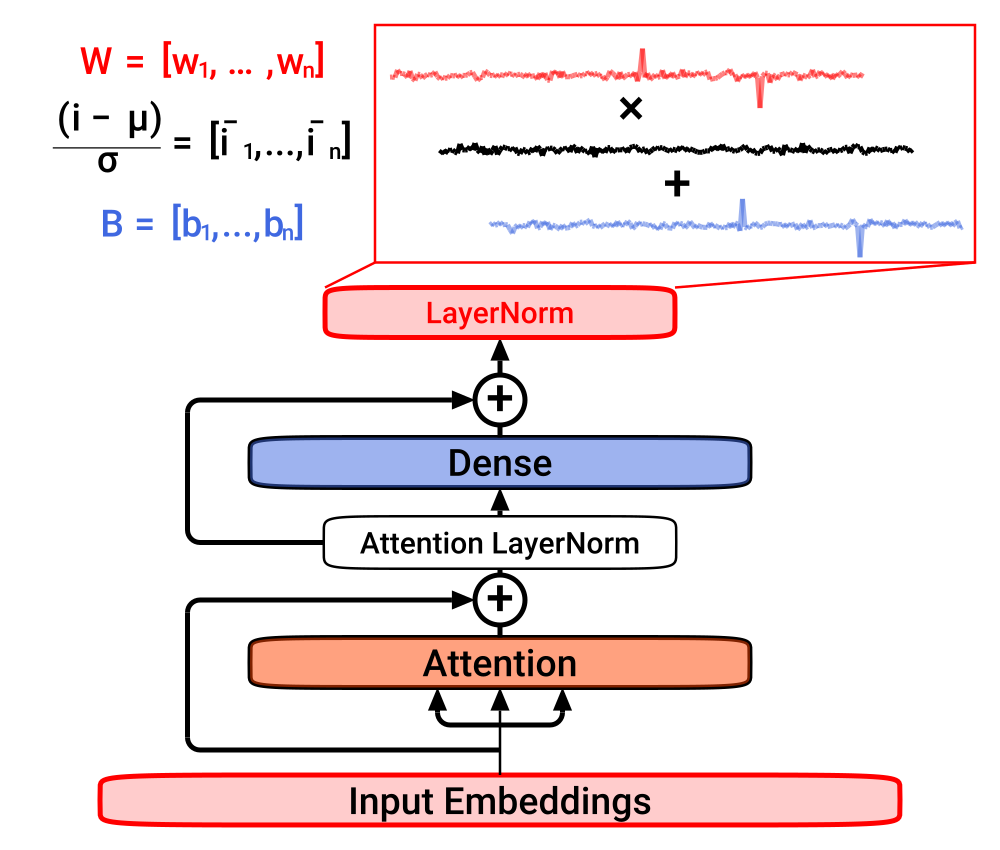

Source code (Julia):
### A Pluto.jl notebook ###
# v0.19.31

using Markdown
using InteractiveUtils

# ╔═╡ a5e7266a-4a1f-11ed-1005-2b4e4e0838b1
begin
	using Luxor, Random, MathTeXEngine, Colors
	import CairoMakie
end

# ╔═╡ be16be98-fe88-4d94-8cc8-4ef0e11a5dd9
hsize = 400

# ╔═╡ 674bc9ac-bc97-4101-a4e0-dab397a92cc9
vsize = 340

# ╔═╡ dbb3b946-0181-409f-81f0-6a4d623c1e21
bkgr = "white"

# ╔═╡ 12a0902c-4a6e-4b7b-a77b-e1bb9144e809
antibkgr = bkgr == "black" ? "white" : "black"

# ╔═╡ 2003bb87-023a-45a9-b5df-74c3418d7633
output_file_name = bkgr == "black" ? "_black" : ""

# ╔═╡ b1e04f97-627e-4802-bd80-557aa6b7c281
v = @svg begin

	# background(RGBA(0, 0, 0, 0))
	background(bkgr)
	# hue = sethue("green")
	# squircle(O - (0, 20), 155, 140, action=:stroke, rt=0.1)
	# setcolor(hue..., 0.2)
	# squircle(O - (0, 20), 155, 140, action=:fill, rt=0.1)
	
	p1 = Point(0, vsize ÷ 2)
	hue = sethue("red")
	squircle(p1-(0, 20), 160, 10, action=:stroke, rt=0.2)
	setcolor(hue..., 0.2)
	squircle(p1-(0, 20), 160, 10, action=:fill, rt=0.2)
	fontsize(15)
	setcolor(antibkgr)
	text("Input Embeddings", p1 - (0, 20), halign=:center, valign=:middle)
	# text("Embeddings", p1 + (0, 15), halign=:center, valign=:middle)

	line(p1 - (20, 50), p1 + (20, -50), action=:stroke)
	arc(p1 - (20, 55), 5, π/2, π, action=:stroke)
	arrow(p1 - (25, 55), p1 - (25, 65), linewidth=2)
	arc(p1 + (20, -55), 5, 0, π/2, action=:stroke)
	arrow(p1 + (25, -55), p1 + (25, -65), linewidth=2)
	
	line(p1 - (0, 40), p1 - (120, 40), action=:stroke)
	arc(p1 - (120, 45), 5, π/2, π, action=:stroke)
	line(p1 - (125, 45), p1 - (125, 95), action=:stroke)
	arc(p1 - (120, 95), 5, π, 3π/2, action=:stroke)
	arrow(p1 - (120, 100), p1 - (10, 100), linewidth=2)
	
	
	p2 = p1 - (0, 95)
	arrow(p2 + (0, 65), p2 + (0, 30))
	squircle(p2 + (0, 20), 100, 10, action=:stroke, rt=0.2)
	setcolor(sethue("orangered")..., 0.5)
	squircle(p2 + (0, 20), 100, 10, action=:fill, rt=0.2)
	setcolor(antibkgr)
	text("Attention", p2 + (0, 20), halign=:center, valign=:middle)
	squircle(p2 - (0, 60), 100, 10, action=:stroke, rt=0.2)
	setcolor(sethue("royalblue")..., 0.5)
	squircle(p2 - (0, 60), 100, 10, action=:fill, rt=0.2)
	setcolor(antibkgr)
	text("Dense", p2 - (0, 60), halign=:center, valign=:middle)
	arrow(p2 + (0, 10), p2 - (0, 50), linewidth=2)
	setcolor(bkgr)
	circle(p2 - (0, 5), 10, action=:fill)
	setcolor(antibkgr)
	circle(p2 - (0, 5), 10, action=:stroke)
	fontsize(20)
	text("+", p2 - (0, 5), halign=:center, valign=:middle)

	

	p4 = p2 + (0, 30)
	line(p4 - (0, 58), p4 - (120, 58), action=:stroke)
	squircle(p4 - (0, 58), 70, 10, action=:stroke, rt=0.2)
	sethue(bkgr)
	squircle(p4 - (0, 58), 70, 10, action=:fill, rt=0.2)
	sethue(antibkgr)
	fontsize(12)
	text("Attention LayerNorm", p4 - (0, 58), halign=:center, valign=:middle)
	strokepath()
	arc(p4 - (120, 63), 5, π/2, π, action=:stroke)
	line(p4 - (125, 63), p4 - (125, 110), action=:stroke)
	arc(p4 - (120, 110), 5, π, 3π/2, action=:stroke)
	arrow(p4 - (120, 115), p4 - (10, 115), linewidth=2)

	p5 = p4 - (0, 150)
	
	arrow(p4 - (0, 100), p5 + (0, 10), linewidth=2)
	setcolor(bkgr)
	circle(p4 - (0, 115), 10, action=:fill)
	setcolor(antibkgr)
	circle(p4 - (0, 115), 10, action=:stroke)
	fontsize(20)
	text("+", p4 - (0, 115), halign=:center, valign=:middle)

	
	
	hue = sethue("red")

	squircle(p5, 70, 10, action=:stroke, rt=0.2)
	fontsize(12)
	text("LayerNorm", p5, halign=:center, valign=:middle)
	setcolor(hue..., 0.2)
	squircle(p5, 70, 10, action=:fill, rt=0.2)
	setcolor(antibkgr)
	

	setline(1)
	setcolor("red")
	box(p5 - (50, 115), p5 + (190, -20), action=:stroke)
	line(p5 - (50, 20), p5 - (70, 10), action=:stroke)
	line(p5 + (190, -20), p5 + (70, -10), action=:stroke)

	setline(2)
	c1 = "red"
	c2 = "royalblue"
	c3 = antibkgr
	some_points_1 = [p5 + (-25 + i, -65+randn()) for i in 1:190]
	some_points_1[102] -= (0, 10)
	some_points_1[149] += (0, 13)
	some_points_2 = [p5 + (-25 + i, -65+randn()) for i in 1:190]
	some_points_2[102] -= (0, 10)
	some_points_2[149] += (0, 13)
	some_points_3 = [p5 + (-25 + i, -65+randn()) for i in 1:190]
	for i in 1:length(some_points_1)-1
		setcolor(sethue(c1)..., 0.5)
		shift1 = (20, 30)
		line(some_points_1[i] - shift1, some_points_1[i+1] - shift1, action=:stroke)
		setcolor(sethue(c2)..., 0.5)
		shift2 = (20, 30)
		line(some_points_2[i] + shift2, some_points_2[i+1] + shift2, action=:stroke)
		setcolor(sethue(c3))
		line(some_points_3[i], some_points_3[i+1], action=:stroke)
	end
	fontsize(20)
	setcolor(sethue(antibkgr)...)
	text(L"\times", p5 + (50, -80), halign=:center, valign=:middle)
	text(L"+", p5 + (70, -50), halign=:center, valign=:middle)
	fontsize(15)
	setcolor(sethue(c1)...)
	text(L"W = \left[w_1, \dots, w_n\right]", p5 - (120, 100), halign=:center, valign=:middle)
	setcolor(sethue(c3)...)
	text(L"\frac{(i-\mu)}{\sigma} = \left[\bar{i}_1, ..., \bar{i}_n\right]", p5 - (120, 70), halign=:center, valign=:middle)
	setcolor(sethue(c2)...)
	text(L"B = \left[b_1, ..., b_n\right]", p5 - (120, 35), halign=:center, valign=:middle)

	
end hsize vsize "outliers_sketch$(output_file_name).svg"

# ╔═╡ 962e67bd-a050-4281-88ce-a837029d18a8
@draw begin
origin()
background("grey6")
fontsize(26)
sethue("white")
t₁ = L"e^{i\pi} + 1 = 0"
t₂ = L"e^x = \sum^\infty_{n=0} \frac{x^n}{n!} = \lim_{n\to\infty}(1+\frac{x}{n})^n"
t₃ = L"\cos(\theta)"

text(t₁, Point(0, -100), halign=:center, valign=:baseline, angle=0)
text(t₂, Point(0, -20), halign=:center, valign=:top, angle=0)

line(Point(0, 132), Point(50, 132), action = :stroke)
line(Point(0, 132), Point(50cos(π/4), 132 - 50sin(π/4)), action = :stroke)

fontsize(18)
text(t₃, Point(0, 120), halign = :left, valign = :baseline, angle = -π/4, rotationfixed = false)
finish()
end 600 400

# ╔═╡ 21edfa89-8182-417f-b4bd-3bc4500b9a07
L"Bias: [w_1, ..., w_n]"

# ╔═╡ 00000000-0000-0000-0000-000000000001
PLUTO_PROJECT_TOML_CONTENTS = """
[deps]
CairoMakie = "13f3f980-e62b-5c42-98c6-ff1f3baf88f0"
Colors = "5ae59095-9a9b-59fe-a467-6f913c188581"
Luxor = "ae8d54c2-7ccd-5906-9d76-62fc9837b5bc"
MathTeXEngine = "0a4f8689-d25c-4efe-a92b-7142dfc1aa53"
Random = "9a3f8284-a2c9-5f02-9a11-845980a1fd5c"

[compat]
CairoMakie = "~0.10.11"
Colors = "~0.12.10"
Luxor = "~3.8.0"
MathTeXEngine = "~0.5.6"
"""

# ╔═╡ 00000000-0000-0000-0000-000000000002
PLUTO_MANIFEST_TOML_CONTENTS = """
# This file is machine-generated - editing it directly is not advised

julia_version = "1.9.2"
manifest_format = "2.0"
project_hash = "4f1c28f1ba047fe180121d090e27bad21b96e97f"

[[deps.AbstractFFTs]]
deps = ["LinearAlgebra"]
git-tree-sha1 = "d92ad398961a3ed262d8bf04a1a2b8340f915fef"
uuid = "621f4979-c628-5d54-868e-fcf4e3e8185c"
version = "1.5.0"
weakdeps = ["ChainRulesCore", "Test"]

    [deps.AbstractFFTs.extensions]
    AbstractFFTsChainRulesCoreExt = "ChainRulesCore"
    AbstractFFTsTestExt = "Test"

[[deps.AbstractLattices]]
git-tree-sha1 = "f35684b7349da49fcc8a9e520e30e45dbb077166"
uuid = "398f06c4-4d28-53ec-89ca-5b2656b7603d"
version = "0.2.1"

[[deps.AbstractTrees]]
git-tree-sha1 = "faa260e4cb5aba097a73fab382dd4b5819d8ec8c"
uuid = "1520ce14-60c1-5f80-bbc7-55ef81b5835c"
version = "0.4.4"

[[deps.Adapt]]
deps = ["LinearAlgebra", "Requires"]
git-tree-sha1 = "02f731463748db57cc2ebfbd9fbc9ce8280d3433"
uuid = "79e6a3ab-5dfb-504d-930d-738a2a938a0e"
version = "3.7.1"
weakdeps = ["StaticArrays"]

    [deps.Adapt.extensions]
    AdaptStaticArraysExt = "StaticArrays"

[[deps.Animations]]
deps = ["Colors"]
git-tree-sha1 = "e81c509d2c8e49592413bfb0bb3b08150056c79d"
uuid = "27a7e980-b3e6-11e9-2bcd-0b925532e340"
version = "0.4.1"

[[deps.ArgTools]]
uuid = "0dad84c5-d112-42e6-8d28-ef12dabb789f"
version = "1.1.1"

[[deps.ArrayInterface]]
deps = ["Adapt", "LinearAlgebra", "Requires", "SparseArrays", "SuiteSparse"]
git-tree-sha1 = "eba0af42241f0cb648806604222bab1e064edb67"
uuid = "4fba245c-0d91-5ea0-9b3e-6abc04ee57a9"
version = "7.5.0"

    [deps.ArrayInterface.extensions]
    ArrayInterfaceBandedMatricesExt = "BandedMatrices"
    ArrayInterfaceBlockBandedMatricesExt = "BlockBandedMatrices"
    ArrayInterfaceCUDAExt = "CUDA"
    ArrayInterfaceGPUArraysCoreExt = "GPUArraysCore"
    ArrayInterfaceStaticArraysCoreExt = "StaticArraysCore"
    ArrayInterfaceTrackerExt = "Tracker"

    [deps.ArrayInterface.weakdeps]
    BandedMatrices = "aae01518-5342-5314-be14-df237901396f"
    BlockBandedMatrices = "ffab5731-97b5-5995-9138-79e8c1846df0"
    CUDA = "052768ef-5323-5732-b1bb-66c8b64840ba"
    GPUArraysCore = "46192b85-c4d5-4398-a991-12ede77f4527"
    StaticArraysCore = "1e83bf80-4336-4d27-bf5d-d5a4f845583c"
    Tracker = "9f7883ad-71c0-57eb-9f7f-b5c9e6d3789c"

[[deps.Artifacts]]
uuid = "56f22d72-fd6d-98f1-02f0-08ddc0907c33"

[[deps.Automa]]
deps = ["TranscodingStreams"]
git-tree-sha1 = "ef9997b3d5547c48b41c7bd8899e812a917b409d"
uuid = "67c07d97-cdcb-5c2c-af73-a7f9c32a568b"
version = "0.8.4"

[[deps.AxisAlgorithms]]
deps = ["LinearAlgebra", "Random", "SparseArrays", "WoodburyMatrices"]
git-tree-sha1 = "66771c8d21c8ff5e3a93379480a2307ac36863f7"
uuid = "13072b0f-2c55-5437-9ae7-d433b7a33950"
version = "1.0.1"

[[deps.AxisArrays]]
deps = ["Dates", "IntervalSets", "IterTools", "RangeArrays"]
git-tree-sha1 = "16351be62963a67ac4083f748fdb3cca58bfd52f"
uuid = "39de3d68-74b9-583c-8d2d-e117c070f3a9"
version = "0.4.7"

[[deps.Base64]]
uuid = "2a0f44e3-6c83-55bd-87e4-b1978d98bd5f"

[[deps.Bzip2_jll]]
deps = ["Artifacts", "JLLWrappers", "Libdl", "Pkg"]
git-tree-sha1 = "19a35467a82e236ff51bc17a3a44b69ef35185a2"
uuid = "6e34b625-4abd-537c-b88f-471c36dfa7a0"
version = "1.0.8+0"

[[deps.CEnum]]
git-tree-sha1 = "eb4cb44a499229b3b8426dcfb5dd85333951ff90"
uuid = "fa961155-64e5-5f13-b03f-caf6b980ea82"
version = "0.4.2"

[[deps.CRC32c]]
uuid = "8bf52ea8-c179-5cab-976a-9e18b702a9bc"

[[deps.CRlibm]]
deps = ["CRlibm_jll"]
git-tree-sha1 = "32abd86e3c2025db5172aa182b982debed519834"
uuid = "96374032-68de-5a5b-8d9e-752f78720389"
version = "1.0.1"

[[deps.CRlibm_jll]]
deps = ["Artifacts", "JLLWrappers", "Libdl", "Pkg"]
git-tree-sha1 = "e329286945d0cfc04456972ea732551869af1cfc"
uuid = "4e9b3aee-d8a1-5a3d-ad8b-7d824db253f0"
version = "1.0.1+0"

[[deps.Cairo]]
deps = ["Cairo_jll", "Colors", "Glib_jll", "Graphics", "Libdl", "Pango_jll"]
git-tree-sha1 = "d0b3f8b4ad16cb0a2988c6788646a5e6a17b6b1b"
uuid = "159f3aea-2a34-519c-b102-8c37f9878175"
version = "1.0.5"

[[deps.CairoMakie]]
deps = ["Base64", "Cairo", "Colors", "FFTW", "FileIO", "FreeType", "GeometryBasics", "LinearAlgebra", "Makie", "PrecompileTools", "SHA"]
git-tree-sha1 = "74384dc4aba2b377e22703e849154252930c434d"
uuid = "13f3f980-e62b-5c42-98c6-ff1f3baf88f0"
version = "0.10.11"

[[deps.Cairo_jll]]
deps = ["Artifacts", "Bzip2_jll", "CompilerSupportLibraries_jll", "Fontconfig_jll", "FreeType2_jll", "Glib_jll", "JLLWrappers", "LZO_jll", "Libdl", "Pixman_jll", "Pkg", "Xorg_libXext_jll", "Xorg_libXrender_jll", "Zlib_jll", "libpng_jll"]
git-tree-sha1 = "4b859a208b2397a7a623a03449e4636bdb17bcf2"
uuid = "83423d85-b0ee-5818-9007-b63ccbeb887a"
version = "1.16.1+1"

[[deps.Calculus]]
deps = ["LinearAlgebra"]
git-tree-sha1 = "f641eb0a4f00c343bbc32346e1217b86f3ce9dad"
uuid = "49dc2e85-a5d0-5ad3-a950-438e2897f1b9"
version = "0.5.1"

[[deps.ChainRulesCore]]
deps = ["Compat", "LinearAlgebra"]
git-tree-sha1 = "e0af648f0692ec1691b5d094b8724ba1346281cf"
uuid = "d360d2e6-b24c-11e9-a2a3-2a2ae2dbcce4"
version = "1.18.0"
weakdeps = ["SparseArrays"]

    [deps.ChainRulesCore.extensions]
    ChainRulesCoreSparseArraysExt = "SparseArrays"

[[deps.ColorBrewer]]
deps = ["Colors", "JSON", "Test"]
git-tree-sha1 = "61c5334f33d91e570e1d0c3eb5465835242582c4"
uuid = "a2cac450-b92f-5266-8821-25eda20663c8"
version = "0.4.0"

[[deps.ColorSchemes]]
deps = ["ColorTypes", "ColorVectorSpace", "Colors", "FixedPointNumbers", "PrecompileTools", "Random"]
git-tree-sha1 = "67c1f244b991cad9b0aa4b7540fb758c2488b129"
uuid = "35d6a980-a343-548e-a6ea-1d62b119f2f4"
version = "3.24.0"

[[deps.ColorTypes]]
deps = ["FixedPointNumbers", "Random"]
git-tree-sha1 = "eb7f0f8307f71fac7c606984ea5fb2817275d6e4"
uuid = "3da002f7-5984-5a60-b8a6-cbb66c0b333f"
version = "0.11.4"

[[deps.ColorVectorSpace]]
deps = ["ColorTypes", "FixedPointNumbers", "LinearAlgebra", "SpecialFunctions", "Statistics", "TensorCore"]
git-tree-sha1 = "600cc5508d66b78aae350f7accdb58763ac18589"
uuid = "c3611d14-8923-5661-9e6a-0046d554d3a4"
version = "0.9.10"

[[deps.Colors]]
deps = ["ColorTypes", "FixedPointNumbers", "Reexport"]
git-tree-sha1 = "fc08e5930ee9a4e03f84bfb5211cb54e7769758a"
uuid = "5ae59095-9a9b-59fe-a467-6f913c188581"
version = "0.12.10"

[[deps.Combinatorics]]
git-tree-sha1 = "08c8b6831dc00bfea825826be0bc8336fc369860"
uuid = "861a8166-3701-5b0c-9a16-15d98fcdc6aa"
version = "1.0.2"

[[deps.CommonSubexpressions]]
deps = ["MacroTools", "Test"]
git-tree-sha1 = "7b8a93dba8af7e3b42fecabf646260105ac373f7"
uuid = "bbf7d656-a473-5ed7-a52c-81e309532950"
version = "0.3.0"

[[deps.Compat]]
deps = ["UUIDs"]
git-tree-sha1 = "8a62af3e248a8c4bad6b32cbbe663ae02275e32c"
uuid = "34da2185-b29b-5c13-b0c7-acf172513d20"
version = "4.10.0"
weakdeps = ["Dates", "LinearAlgebra"]

    [deps.Compat.extensions]
    CompatLinearAlgebraExt = "LinearAlgebra"

[[deps.CompilerSupportLibraries_jll]]
deps = ["Artifacts", "Libdl"]
uuid = "e66e0078-7015-5450-92f7-15fbd957f2ae"
version = "1.0.5+0"

[[deps.ConstructionBase]]
deps = ["LinearAlgebra"]
git-tree-sha1 = "c53fc348ca4d40d7b371e71fd52251839080cbc9"
uuid = "187b0558-2788-49d3-abe0-74a17ed4e7c9"
version = "1.5.4"
weakdeps = ["IntervalSets", "StaticArrays"]

    [deps.ConstructionBase.extensions]
    ConstructionBaseIntervalSetsExt = "IntervalSets"
    ConstructionBaseStaticArraysExt = "StaticArrays"

[[deps.Contour]]
git-tree-sha1 = "d05d9e7b7aedff4e5b51a029dced05cfb6125781"
uuid = "d38c429a-6771-53c6-b99e-75d170b6e991"
version = "0.6.2"

[[deps.DataAPI]]
git-tree-sha1 = "8da84edb865b0b5b0100c0666a9bc9a0b71c553c"
uuid = "9a962f9c-6df0-11e9-0e5d-c546b8b5ee8a"
version = "1.15.0"

[[deps.DataStructures]]
deps = ["Compat", "InteractiveUtils", "OrderedCollections"]
git-tree-sha1 = "3dbd312d370723b6bb43ba9d02fc36abade4518d"
uuid = "864edb3b-99cc-5e75-8d2d-829cb0a9cfe8"
version = "0.18.15"

[[deps.DataValueInterfaces]]
git-tree-sha1 = "bfc1187b79289637fa0ef6d4436ebdfe6905cbd6"
uuid = "e2d170a0-9d28-54be-80f0-106bbe20a464"
version = "1.0.0"

[[deps.Dates]]
deps = ["Printf"]
uuid = "ade2ca70-3891-5945-98fb-dc099432e06a"

[[deps.DelaunayTriangulation]]
deps = ["DataStructures", "EnumX", "ExactPredicates", "Random", "SimpleGraphs"]
git-tree-sha1 = "bea7984f7e09aeb28a3b071c420a0186cb4fabad"
uuid = "927a84f5-c5f4-47a5-9785-b46e178433df"
version = "0.8.8"

[[deps.DiffResults]]
deps = ["StaticArraysCore"]
git-tree-sha1 = "782dd5f4561f5d267313f23853baaaa4c52ea621"
uuid = "163ba53b-c6d8-5494-b064-1a9d43ac40c5"
version = "1.1.0"

[[deps.DiffRules]]
deps = ["IrrationalConstants", "LogExpFunctions", "NaNMath", "Random", "SpecialFunctions"]
git-tree-sha1 = "23163d55f885173722d1e4cf0f6110cdbaf7e272"
uuid = "b552c78f-8df3-52c6-915a-8e097449b14b"
version = "1.15.1"

[[deps.Distributed]]
deps = ["Random", "Serialization", "Sockets"]
uuid = "8ba89e20-285c-5b6f-9357-94700520ee1b"

[[deps.Distributions]]
deps = ["FillArrays", "LinearAlgebra", "PDMats", "Printf", "QuadGK", "Random", "SpecialFunctions", "Statistics", "StatsAPI", "StatsBase", "StatsFuns", "Test"]
git-tree-sha1 = "3d5873f811f582873bb9871fc9c451784d5dc8c7"
uuid = "31c24e10-a181-5473-b8eb-7969acd0382f"
version = "0.25.102"

    [deps.Distributions.extensions]
    DistributionsChainRulesCoreExt = "ChainRulesCore"
    DistributionsDensityInterfaceExt = "DensityInterface"

    [deps.Distributions.weakdeps]
    ChainRulesCore = "d360d2e6-b24c-11e9-a2a3-2a2ae2dbcce4"
    DensityInterface = "b429d917-457f-4dbc-8f4c-0cc954292b1d"

[[deps.DocStringExtensions]]
deps = ["LibGit2"]
git-tree-sha1 = "2fb1e02f2b635d0845df5d7c167fec4dd739b00d"
uuid = "ffbed154-4ef7-542d-bbb7-c09d3a79fcae"
version = "0.9.3"

[[deps.Downloads]]
deps = ["ArgTools", "FileWatching", "LibCURL", "NetworkOptions"]
uuid = "f43a241f-c20a-4ad4-852c-f6b1247861c6"
version = "1.6.0"

[[deps.DualNumbers]]
deps = ["Calculus", "NaNMath", "SpecialFunctions"]
git-tree-sha1 = "5837a837389fccf076445fce071c8ddaea35a566"
uuid = "fa6b7ba4-c1ee-5f82-b5fc-ecf0adba8f74"
version = "0.6.8"

[[deps.EarCut_jll]]
deps = ["Artifacts", "JLLWrappers", "Libdl", "Pkg"]
git-tree-sha1 = "e3290f2d49e661fbd94046d7e3726ffcb2d41053"
uuid = "5ae413db-bbd1-5e63-b57d-d24a61df00f5"
version = "2.2.4+0"

[[deps.EnumX]]
git-tree-sha1 = "bdb1942cd4c45e3c678fd11569d5cccd80976237"
uuid = "4e289a0a-7415-4d19-859d-a7e5c4648b56"
version = "1.0.4"

[[deps.ErrorfreeArithmetic]]
git-tree-sha1 = "d6863c556f1142a061532e79f611aa46be201686"
uuid = "90fa49ef-747e-5e6f-a989-263ba693cf1a"
version = "0.5.2"

[[deps.ExactPredicates]]
deps = ["IntervalArithmetic", "Random", "StaticArraysCore"]
git-tree-sha1 = "499b1ca78f6180c8f8bdf1cabde2d39120229e5c"
uuid = "429591f6-91af-11e9-00e2-59fbe8cec110"
version = "2.2.6"

[[deps.Expat_jll]]
deps = ["Artifacts", "JLLWrappers", "Libdl"]
git-tree-sha1 = "4558ab818dcceaab612d1bb8c19cee87eda2b83c"
uuid = "2e619515-83b5-522b-bb60-26c02a35a201"
version = "2.5.0+0"

[[deps.Extents]]
git-tree-sha1 = "2140cd04483da90b2da7f99b2add0750504fc39c"
uuid = "411431e0-e8b7-467b-b5e0-f676ba4f2910"
version = "0.1.2"

[[deps.FFMPEG]]
deps = ["FFMPEG_jll"]
git-tree-sha1 = "b57e3acbe22f8484b4b5ff66a7499717fe1a9cc8"
uuid = "c87230d0-a227-11e9-1b43-d7ebe4e7570a"
version = "0.4.1"

[[deps.FFMPEG_jll]]
deps = ["Artifacts", "Bzip2_jll", "FreeType2_jll", "FriBidi_jll", "JLLWrappers", "LAME_jll", "Libdl", "Ogg_jll", "OpenSSL_jll", "Opus_jll", "PCRE2_jll", "Zlib_jll", "libaom_jll", "libass_jll", "libfdk_aac_jll", "libvorbis_jll", "x264_jll", "x265_jll"]
git-tree-sha1 = "466d45dc38e15794ec7d5d63ec03d776a9aff36e"
uuid = "b22a6f82-2f65-5046-a5b2-351ab43fb4e5"
version = "4.4.4+1"

[[deps.FFTW]]
deps = ["AbstractFFTs", "FFTW_jll", "LinearAlgebra", "MKL_jll", "Preferences", "Reexport"]
git-tree-sha1 = "b4fbdd20c889804969571cc589900803edda16b7"
uuid = "7a1cc6ca-52ef-59f5-83cd-3a7055c09341"
version = "1.7.1"

[[deps.FFTW_jll]]
deps = ["Artifacts", "JLLWrappers", "Libdl", "Pkg"]
git-tree-sha1 = "c6033cc3892d0ef5bb9cd29b7f2f0331ea5184ea"
uuid = "f5851436-0d7a-5f13-b9de-f02708fd171a"
version = "3.3.10+0"

[[deps.FastRounding]]
deps = ["ErrorfreeArithmetic", "LinearAlgebra"]
git-tree-sha1 = "6344aa18f654196be82e62816935225b3b9abe44"
uuid = "fa42c844-2597-5d31-933b-ebd51ab2693f"
version = "0.3.1"

[[deps.FileIO]]
deps = ["Pkg", "Requires", "UUIDs"]
git-tree-sha1 = "299dc33549f68299137e51e6d49a13b5b1da9673"
uuid = "5789e2e9-d7fb-5bc7-8068-2c6fae9b9549"
version = "1.16.1"

[[deps.FileWatching]]
uuid = "7b1f6079-737a-58dc-b8bc-7a2ca5c1b5ee"

[[deps.FillArrays]]
deps = ["LinearAlgebra", "Random"]
git-tree-sha1 = "35f0c0f345bff2c6d636f95fdb136323b5a796ef"
uuid = "1a297f60-69ca-5386-bcde-b61e274b549b"
version = "1.7.0"
weakdeps = ["SparseArrays", "Statistics"]

    [deps.FillArrays.extensions]
    FillArraysSparseArraysExt = "SparseArrays"
    FillArraysStatisticsExt = "Statistics"

[[deps.FiniteDiff]]
deps = ["ArrayInterface", "LinearAlgebra", "Requires", "Setfield", "SparseArrays"]
git-tree-sha1 = "c6e4a1fbe73b31a3dea94b1da449503b8830c306"
uuid = "6a86dc24-6348-571c-b903-95158fe2bd41"
version = "2.21.1"

    [deps.FiniteDiff.extensions]
    FiniteDiffBandedMatricesExt = "BandedMatrices"
    FiniteDiffBlockBandedMatricesExt = "BlockBandedMatrices"
    FiniteDiffStaticArraysExt = "StaticArrays"

    [deps.FiniteDiff.weakdeps]
    BandedMatrices = "aae01518-5342-5314-be14-df237901396f"
    BlockBandedMatrices = "ffab5731-97b5-5995-9138-79e8c1846df0"
    StaticArrays = "90137ffa-7385-5640-81b9-e52037218182"

[[deps.FixedPointNumbers]]
deps = ["Statistics"]
git-tree-sha1 = "335bfdceacc84c5cdf16aadc768aa5ddfc5383cc"
uuid = "53c48c17-4a7d-5ca2-90c5-79b7896eea93"
version = "0.8.4"

[[deps.Fontconfig_jll]]
deps = ["Artifacts", "Bzip2_jll", "Expat_jll", "FreeType2_jll", "JLLWrappers", "Libdl", "Libuuid_jll", "Pkg", "Zlib_jll"]
git-tree-sha1 = "21efd19106a55620a188615da6d3d06cd7f6ee03"
uuid = "a3f928ae-7b40-5064-980b-68af3947d34b"
version = "2.13.93+0"

[[deps.Formatting]]
deps = ["Printf"]
git-tree-sha1 = "8339d61043228fdd3eb658d86c926cb282ae72a8"
uuid = "59287772-0a20-5a39-b81b-1366585eb4c0"
version = "0.4.2"

[[deps.ForwardDiff]]
deps = ["CommonSubexpressions", "DiffResults", "DiffRules", "LinearAlgebra", "LogExpFunctions", "NaNMath", "Preferences", "Printf", "Random", "SpecialFunctions"]
git-tree-sha1 = "cf0fe81336da9fb90944683b8c41984b08793dad"
uuid = "f6369f11-7733-5829-9624-2563aa707210"
version = "0.10.36"
weakdeps = ["StaticArrays"]

    [deps.ForwardDiff.extensions]
    ForwardDiffStaticArraysExt = "StaticArrays"

[[deps.FreeType]]
deps = ["CEnum", "FreeType2_jll"]
git-tree-sha1 = "50351f83f95282cf903e968d7c6e8d44a5f83d0b"
uuid = "b38be410-82b0-50bf-ab77-7b57e271db43"
version = "4.1.0"

[[deps.FreeType2_jll]]
deps = ["Artifacts", "Bzip2_jll", "JLLWrappers", "Libdl", "Zlib_jll"]
git-tree-sha1 = "d8db6a5a2fe1381c1ea4ef2cab7c69c2de7f9ea0"
uuid = "d7e528f0-a631-5988-bf34-fe36492bcfd7"
version = "2.13.1+0"

[[deps.FreeTypeAbstraction]]
deps = ["ColorVectorSpace", "Colors", "FreeType", "GeometryBasics"]
git-tree-sha1 = "38a92e40157100e796690421e34a11c107205c86"
uuid = "663a7486-cb36-511b-a19d-713bb74d65c9"
version = "0.10.0"

[[deps.FriBidi_jll]]
deps = ["Artifacts", "JLLWrappers", "Libdl", "Pkg"]
git-tree-sha1 = "aa31987c2ba8704e23c6c8ba8a4f769d5d7e4f91"
uuid = "559328eb-81f9-559d-9380-de523a88c83c"
version = "1.0.10+0"

[[deps.Future]]
deps = ["Random"]
uuid = "9fa8497b-333b-5362-9e8d-4d0656e87820"

[[deps.GPUArraysCore]]
deps = ["Adapt"]
git-tree-sha1 = "2d6ca471a6c7b536127afccfa7564b5b39227fe0"
uuid = "46192b85-c4d5-4398-a991-12ede77f4527"
version = "0.1.5"

[[deps.GeoInterface]]
deps = ["Extents"]
git-tree-sha1 = "d53480c0793b13341c40199190f92c611aa2e93c"
uuid = "cf35fbd7-0cd7-5166-be24-54bfbe79505f"
version = "1.3.2"

[[deps.GeometryBasics]]
deps = ["EarCut_jll", "Extents", "GeoInterface", "IterTools", "LinearAlgebra", "StaticArrays", "StructArrays", "Tables"]
git-tree-sha1 = "424a5a6ce7c5d97cca7bcc4eac551b97294c54af"
uuid = "5c1252a2-5f33-56bf-86c9-59e7332b4326"
version = "0.4.9"

[[deps.Gettext_jll]]
deps = ["Artifacts", "CompilerSupportLibraries_jll", "JLLWrappers", "Libdl", "Libiconv_jll", "Pkg", "XML2_jll"]
git-tree-sha1 = "9b02998aba7bf074d14de89f9d37ca24a1a0b046"
uuid = "78b55507-aeef-58d4-861c-77aaff3498b1"
version = "0.21.0+0"

[[deps.Glib_jll]]
deps = ["Artifacts", "Gettext_jll", "JLLWrappers", "Libdl", "Libffi_jll", "Libiconv_jll", "Libmount_jll", "PCRE2_jll", "Zlib_jll"]
git-tree-sha1 = "e94c92c7bf4819685eb80186d51c43e71d4afa17"
uuid = "7746bdde-850d-59dc-9ae8-88ece973131d"
version = "2.76.5+0"

[[deps.Graphics]]
deps = ["Colors", "LinearAlgebra", "NaNMath"]
git-tree-sha1 = "d61890399bc535850c4bf08e4e0d3a7ad0f21cbd"
uuid = "a2bd30eb-e257-5431-a919-1863eab51364"
version = "1.1.2"

[[deps.Graphite2_jll]]
deps = ["Artifacts", "JLLWrappers", "Libdl", "Pkg"]
git-tree-sha1 = "344bf40dcab1073aca04aa0df4fb092f920e4011"
uuid = "3b182d85-2403-5c21-9c21-1e1f0cc25472"
version = "1.3.14+0"

[[deps.GridLayoutBase]]
deps = ["GeometryBasics", "InteractiveUtils", "Observables"]
git-tree-sha1 = "f57a64794b336d4990d90f80b147474b869b1bc4"
uuid = "3955a311-db13-416c-9275-1d80ed98e5e9"
version = "0.9.2"

[[deps.Grisu]]
git-tree-sha1 = "53bb909d1151e57e2484c3d1b53e19552b887fb2"
uuid = "42e2da0e-8278-4e71-bc24-59509adca0fe"
version = "1.0.2"

[[deps.HarfBuzz_jll]]
deps = ["Artifacts", "Cairo_jll", "Fontconfig_jll", "FreeType2_jll", "Glib_jll", "Graphite2_jll", "JLLWrappers", "Libdl", "Libffi_jll", "Pkg"]
git-tree-sha1 = "129acf094d168394e80ee1dc4bc06ec835e510a3"
uuid = "2e76f6c2-a576-52d4-95c1-20adfe4de566"
version = "2.8.1+1"

[[deps.HypergeometricFunctions]]
deps = ["DualNumbers", "LinearAlgebra", "OpenLibm_jll", "SpecialFunctions"]
git-tree-sha1 = "f218fe3736ddf977e0e772bc9a586b2383da2685"
uuid = "34004b35-14d8-5ef3-9330-4cdb6864b03a"
version = "0.3.23"

[[deps.ImageAxes]]
deps = ["AxisArrays", "ImageBase", "ImageCore", "Reexport", "SimpleTraits"]
git-tree-sha1 = "2e4520d67b0cef90865b3ef727594d2a58e0e1f8"
uuid = "2803e5a7-5153-5ecf-9a86-9b4c37f5f5ac"
version = "0.6.11"

[[deps.ImageBase]]
deps = ["ImageCore", "Reexport"]
git-tree-sha1 = "b51bb8cae22c66d0f6357e3bcb6363145ef20835"
uuid = "c817782e-172a-44cc-b673-b171935fbb9e"
version = "0.1.5"

[[deps.ImageCore]]
deps = ["AbstractFFTs", "ColorVectorSpace", "Colors", "FixedPointNumbers", "Graphics", "MappedArrays", "MosaicViews", "OffsetArrays", "PaddedViews", "Reexport"]
git-tree-sha1 = "acf614720ef026d38400b3817614c45882d75500"
uuid = "a09fc81d-aa75-5fe9-8630-4744c3626534"
version = "0.9.4"

[[deps.ImageIO]]
deps = ["FileIO", "IndirectArrays", "JpegTurbo", "LazyModules", "Netpbm", "OpenEXR", "PNGFiles", "QOI", "Sixel", "TiffImages", "UUIDs"]
git-tree-sha1 = "bca20b2f5d00c4fbc192c3212da8fa79f4688009"
uuid = "82e4d734-157c-48bb-816b-45c225c6df19"
version = "0.6.7"

[[deps.ImageMetadata]]
deps = ["AxisArrays", "ImageAxes", "ImageBase", "ImageCore"]
git-tree-sha1 = "355e2b974f2e3212a75dfb60519de21361ad3cb7"
uuid = "bc367c6b-8a6b-528e-b4bd-a4b897500b49"
version = "0.9.9"

[[deps.Imath_jll]]
deps = ["Artifacts", "JLLWrappers", "Libdl"]
git-tree-sha1 = "3d09a9f60edf77f8a4d99f9e015e8fbf9989605d"
uuid = "905a6f67-0a94-5f89-b386-d35d92009cd1"
version = "3.1.7+0"

[[deps.IndirectArrays]]
git-tree-sha1 = "012e604e1c7458645cb8b436f8fba789a51b257f"
uuid = "9b13fd28-a010-5f03-acff-a1bbcff69959"
version = "1.0.0"

[[deps.Inflate]]
git-tree-sha1 = "ea8031dea4aff6bd41f1df8f2fdfb25b33626381"
uuid = "d25df0c9-e2be-5dd7-82c8-3ad0b3e990b9"
version = "0.1.4"

[[deps.IntegerMathUtils]]
git-tree-sha1 = "b8ffb903da9f7b8cf695a8bead8e01814aa24b30"
uuid = "18e54dd8-cb9d-406c-a71d-865a43cbb235"
version = "0.1.2"

[[deps.IntelOpenMP_jll]]
deps = ["Artifacts", "JLLWrappers", "Libdl", "Pkg"]
git-tree-sha1 = "ad37c091f7d7daf900963171600d7c1c5c3ede32"
uuid = "1d5cc7b8-4909-519e-a0f8-d0f5ad9712d0"
version = "2023.2.0+0"

[[deps.InteractiveUtils]]
deps = ["Markdown"]
uuid = "b77e0a4c-d291-57a0-90e8-8db25a27a240"

[[deps.Interpolations]]
deps = ["Adapt", "AxisAlgorithms", "ChainRulesCore", "LinearAlgebra", "OffsetArrays", "Random", "Ratios", "Requires", "SharedArrays", "SparseArrays", "StaticArrays", "WoodburyMatrices"]
git-tree-sha1 = "721ec2cf720536ad005cb38f50dbba7b02419a15"
uuid = "a98d9a8b-a2ab-59e6-89dd-64a1c18fca59"
version = "0.14.7"

[[deps.IntervalArithmetic]]
deps = ["CRlibm", "EnumX", "FastRounding", "LinearAlgebra", "Markdown", "Random", "RecipesBase", "RoundingEmulator", "SetRounding", "StaticArrays"]
git-tree-sha1 = "f59e639916283c1d2e106d2b00910b50f4dab76c"
uuid = "d1acc4aa-44c8-5952-acd4-ba5d80a2a253"
version = "0.21.2"

[[deps.IntervalSets]]
deps = ["Dates", "Random"]
git-tree-sha1 = "3d8866c029dd6b16e69e0d4a939c4dfcb98fac47"
uuid = "8197267c-284f-5f27-9208-e0e47529a953"
version = "0.7.8"
weakdeps = ["Statistics"]

    [deps.IntervalSets.extensions]
    IntervalSetsStatisticsExt = "Statistics"

[[deps.IrrationalConstants]]
git-tree-sha1 = "630b497eafcc20001bba38a4651b327dcfc491d2"
uuid = "92d709cd-6900-40b7-9082-c6be49f344b6"
version = "0.2.2"

[[deps.Isoband]]
deps = ["isoband_jll"]
git-tree-sha1 = "f9b6d97355599074dc867318950adaa6f9946137"
uuid = "f1662d9f-8043-43de-a69a-05efc1cc6ff4"
version = "0.1.1"

[[deps.IterTools]]
git-tree-sha1 = "4ced6667f9974fc5c5943fa5e2ef1ca43ea9e450"
uuid = "c8e1da08-722c-5040-9ed9-7db0dc04731e"
version = "1.8.0"

[[deps.IteratorInterfaceExtensions]]
git-tree-sha1 = "a3f24677c21f5bbe9d2a714f95dcd58337fb2856"
uuid = "82899510-4779-5014-852e-03e436cf321d"
version = "1.0.0"

[[deps.JLLWrappers]]
deps = ["Artifacts", "Preferences"]
git-tree-sha1 = "7e5d6779a1e09a36db2a7b6cff50942a0a7d0fca"
uuid = "692b3bcd-3c85-4b1f-b108-f13ce0eb3210"
version = "1.5.0"

[[deps.JSON]]
deps = ["Dates", "Mmap", "Parsers", "Unicode"]
git-tree-sha1 = "31e996f0a15c7b280ba9f76636b3ff9e2ae58c9a"
uuid = "682c06a0-de6a-54ab-a142-c8b1cf79cde6"
version = "0.21.4"

[[deps.JpegTurbo]]
deps = ["CEnum", "FileIO", "ImageCore", "JpegTurbo_jll", "TOML"]
git-tree-sha1 = "d65930fa2bc96b07d7691c652d701dcbe7d9cf0b"
uuid = "b835a17e-a41a-41e7-81f0-2f016b05efe0"
version = "0.1.4"

[[deps.JpegTurbo_jll]]
deps = ["Artifacts", "JLLWrappers", "Libdl"]
git-tree-sha1 = "6f2675ef130a300a112286de91973805fcc5ffbc"
uuid = "aacddb02-875f-59d6-b918-886e6ef4fbf8"
version = "2.1.91+0"

[[deps.Juno]]
deps = ["Base64", "Logging", "Media", "Profile"]
git-tree-sha1 = "07cb43290a840908a771552911a6274bc6c072c7"
uuid = "e5e0dc1b-0480-54bc-9374-aad01c23163d"
version = "0.8.4"

[[deps.KernelDensity]]
deps = ["Distributions", "DocStringExtensions", "FFTW", "Interpolations", "StatsBase"]
git-tree-sha1 = "90442c50e202a5cdf21a7899c66b240fdef14035"
uuid = "5ab0869b-81aa-558d-bb23-cbf5423bbe9b"
version = "0.6.7"

[[deps.LAME_jll]]
deps = ["Artifacts", "JLLWrappers", "Libdl", "Pkg"]
git-tree-sha1 = "f6250b16881adf048549549fba48b1161acdac8c"
uuid = "c1c5ebd0-6772-5130-a774-d5fcae4a789d"
version = "3.100.1+0"

[[deps.LERC_jll]]
deps = ["Artifacts", "JLLWrappers", "Libdl", "Pkg"]
git-tree-sha1 = "bf36f528eec6634efc60d7ec062008f171071434"
uuid = "88015f11-f218-50d7-93a8-a6af411a945d"
version = "3.0.0+1"

[[deps.LLVMOpenMP_jll]]
deps = ["Artifacts", "JLLWrappers", "Libdl", "Pkg"]
git-tree-sha1 = "f689897ccbe049adb19a065c495e75f372ecd42b"
uuid = "1d63c593-3942-5779-bab2-d838dc0a180e"
version = "15.0.4+0"

[[deps.LZO_jll]]
deps = ["Artifacts", "JLLWrappers", "Libdl", "Pkg"]
git-tree-sha1 = "e5b909bcf985c5e2605737d2ce278ed791b89be6"
uuid = "dd4b983a-f0e5-5f8d-a1b7-129d4a5fb1ac"
version = "2.10.1+0"

[[deps.LaTeXStrings]]
git-tree-sha1 = "f2355693d6778a178ade15952b7ac47a4ff97996"
uuid = "b964fa9f-0449-5b57-a5c2-d3ea65f4040f"
version = "1.3.0"

[[deps.LazyArtifacts]]
deps = ["Artifacts", "Pkg"]
uuid = "4af54fe1-eca0-43a8-85a7-787d91b784e3"

[[deps.LazyModules]]
git-tree-sha1 = "a560dd966b386ac9ae60bdd3a3d3a326062d3c3e"
uuid = "8cdb02fc-e678-4876-92c5-9defec4f444e"
version = "0.3.1"

[[deps.LibCURL]]
deps = ["LibCURL_jll", "MozillaCACerts_jll"]
uuid = "b27032c2-a3e7-50c8-80cd-2d36dbcbfd21"
version = "0.6.3"

[[deps.LibCURL_jll]]
deps = ["Artifacts", "LibSSH2_jll", "Libdl", "MbedTLS_jll", "Zlib_jll", "nghttp2_jll"]
uuid = "deac9b47-8bc7-5906-a0fe-35ac56dc84c0"
version = "7.84.0+0"

[[deps.LibGit2]]
deps = ["Base64", "NetworkOptions", "Printf", "SHA"]
uuid = "76f85450-5226-5b5a-8eaa-529ad045b433"

[[deps.LibSSH2_jll]]
deps = ["Artifacts", "Libdl", "MbedTLS_jll"]
uuid = "29816b5a-b9ab-546f-933c-edad1886dfa8"
version = "1.10.2+0"

[[deps.Libdl]]
uuid = "8f399da3-3557-5675-b5ff-fb832c97cbdb"

[[deps.Libffi_jll]]
deps = ["Artifacts", "JLLWrappers", "Libdl", "Pkg"]
git-tree-sha1 = "0b4a5d71f3e5200a7dff793393e09dfc2d874290"
uuid = "e9f186c6-92d2-5b65-8a66-fee21dc1b490"
version = "3.2.2+1"

[[deps.Libgcrypt_jll]]
deps = ["Artifacts", "JLLWrappers", "Libdl", "Libgpg_error_jll", "Pkg"]
git-tree-sha1 = "64613c82a59c120435c067c2b809fc61cf5166ae"
uuid = "d4300ac3-e22c-5743-9152-c294e39db1e4"
version = "1.8.7+0"

[[deps.Libgpg_error_jll]]
deps = ["Artifacts", "JLLWrappers", "Libdl", "Pkg"]
git-tree-sha1 = "c333716e46366857753e273ce6a69ee0945a6db9"
uuid = "7add5ba3-2f88-524e-9cd5-f83b8a55f7b8"
version = "1.42.0+0"

[[deps.Libiconv_jll]]
deps = ["Artifacts", "JLLWrappers", "Libdl"]
git-tree-sha1 = "f9557a255370125b405568f9767d6d195822a175"
uuid = "94ce4f54-9a6c-5748-9c1c-f9c7231a4531"
version = "1.17.0+0"

[[deps.Libmount_jll]]
deps = ["Artifacts", "JLLWrappers", "Libdl", "Pkg"]
git-tree-sha1 = "9c30530bf0effd46e15e0fdcf2b8636e78cbbd73"
uuid = "4b2f31a3-9ecc-558c-b454-b3730dcb73e9"
version = "2.35.0+0"

[[deps.Librsvg_jll]]
deps = ["Artifacts", "JLLWrappers", "Libdl", "Pango_jll", "Pkg", "gdk_pixbuf_jll"]
git-tree-sha1 = "ae0923dab7324e6bc980834f709c4cd83dd797ed"
uuid = "925c91fb-5dd6-59dd-8e8c-345e74382d89"
version = "2.54.5+0"

[[deps.Libtiff_jll]]
deps = ["Artifacts", "JLLWrappers", "JpegTurbo_jll", "LERC_jll", "Libdl", "Pkg", "Zlib_jll", "Zstd_jll"]
git-tree-sha1 = "3eb79b0ca5764d4799c06699573fd8f533259713"
uuid = "89763e89-9b03-5906-acba-b20f662cd828"
version = "4.4.0+0"

[[deps.Libuuid_jll]]
deps = ["Artifacts", "JLLWrappers", "Libdl", "Pkg"]
git-tree-sha1 = "7f3efec06033682db852f8b3bc3c1d2b0a0ab066"
uuid = "38a345b3-de98-5d2b-a5d3-14cd9215e700"
version = "2.36.0+0"

[[deps.LightXML]]
deps = ["Libdl", "XML2_jll"]
git-tree-sha1 = "e129d9391168c677cd4800f5c0abb1ed8cb3794f"
uuid = "9c8b4983-aa76-5018-a973-4c85ecc9e179"
version = "0.9.0"

[[deps.LineSearches]]
deps = ["LinearAlgebra", "NLSolversBase", "NaNMath", "Parameters", "Printf"]
git-tree-sha1 = "7bbea35cec17305fc70a0e5b4641477dc0789d9d"
uuid = "d3d80556-e9d4-5f37-9878-2ab0fcc64255"
version = "7.2.0"

[[deps.LinearAlgebra]]
deps = ["Libdl", "OpenBLAS_jll", "libblastrampoline_jll"]
uuid = "37e2e46d-f89d-539d-b4ee-838fcccc9c8e"

[[deps.LinearAlgebraX]]
deps = ["LinearAlgebra", "Mods", "Permutations", "Primes", "SimplePolynomials"]
git-tree-sha1 = "558a338f1eeabe933f9c2d4052aa7c2c707c3d52"
uuid = "9b3f67b0-2d00-526e-9884-9e4938f8fb88"
version = "0.1.12"

[[deps.LogExpFunctions]]
deps = ["DocStringExtensions", "IrrationalConstants", "LinearAlgebra"]
git-tree-sha1 = "7d6dd4e9212aebaeed356de34ccf262a3cd415aa"
uuid = "2ab3a3ac-af41-5b50-aa03-7779005ae688"
version = "0.3.26"

    [deps.LogExpFunctions.extensions]
    LogExpFunctionsChainRulesCoreExt = "ChainRulesCore"
    LogExpFunctionsChangesOfVariablesExt = "ChangesOfVariables"
    LogExpFunctionsInverseFunctionsExt = "InverseFunctions"

    [deps.LogExpFunctions.weakdeps]
    ChainRulesCore = "d360d2e6-b24c-11e9-a2a3-2a2ae2dbcce4"
    ChangesOfVariables = "9e997f8a-9a97-42d5-a9f1-ce6bfc15e2c0"
    InverseFunctions = "3587e190-3f89-42d0-90ee-14403ec27112"

[[deps.Logging]]
uuid = "56ddb016-857b-54e1-b83d-db4d58db5568"

[[deps.Luxor]]
deps = ["Base64", "Cairo", "Colors", "DataStructures", "Dates", "FFMPEG", "FileIO", "Juno", "LaTeXStrings", "PrecompileTools", "Random", "Requires", "Rsvg"]
git-tree-sha1 = "aa3eb624552373a6204c19b00e95ce62ea932d32"
uuid = "ae8d54c2-7ccd-5906-9d76-62fc9837b5bc"
version = "3.8.0"

[[deps.MKL_jll]]
deps = ["Artifacts", "IntelOpenMP_jll", "JLLWrappers", "LazyArtifacts", "Libdl", "Pkg"]
git-tree-sha1 = "eb006abbd7041c28e0d16260e50a24f8f9104913"
uuid = "856f044c-d86e-5d09-b602-aeab76dc8ba7"
version = "2023.2.0+0"

[[deps.MacroTools]]
deps = ["Markdown", "Random"]
git-tree-sha1 = "9ee1618cbf5240e6d4e0371d6f24065083f60c48"
uuid = "1914dd2f-81c6-5fcd-8719-6d5c9610ff09"
version = "0.5.11"

[[deps.Makie]]
deps = ["Animations", "Base64", "CRC32c", "ColorBrewer", "ColorSchemes", "ColorTypes", "Colors", "Contour", "DelaunayTriangulation", "Distributions", "DocStringExtensions", "Downloads", "FFMPEG_jll", "FileIO", "FixedPointNumbers", "Formatting", "FreeType", "FreeTypeAbstraction", "GeometryBasics", "GridLayoutBase", "ImageIO", "InteractiveUtils", "IntervalSets", "Isoband", "KernelDensity", "LaTeXStrings", "LinearAlgebra", "MacroTools", "MakieCore", "Markdown", "Match", "MathTeXEngine", "Observables", "OffsetArrays", "Packing", "PlotUtils", "PolygonOps", "PrecompileTools", "Printf", "REPL", "Random", "RelocatableFolders", "Setfield", "ShaderAbstractions", "Showoff", "SignedDistanceFields", "SparseArrays", "StableHashTraits", "Statistics", "StatsBase", "StatsFuns", "StructArrays", "TriplotBase", "UnicodeFun"]
git-tree-sha1 = "1d16d20279a145119899b4205258332f0fbeaa94"
uuid = "ee78f7c6-11fb-53f2-987a-cfe4a2b5a57a"
version = "0.19.11"

[[deps.MakieCore]]
deps = ["Observables", "REPL"]
git-tree-sha1 = "a94bf3fef9c690a2a4ac1d09d86a59ab89c7f8e4"
uuid = "20f20a25-4f0e-4fdf-b5d1-57303727442b"
version = "0.6.8"

[[deps.MappedArrays]]
git-tree-sha1 = "2dab0221fe2b0f2cb6754eaa743cc266339f527e"
uuid = "dbb5928d-eab1-5f90-85c2-b9b0edb7c900"
version = "0.4.2"

[[deps.Markdown]]
deps = ["Base64"]
uuid = "d6f4376e-aef5-505a-96c1-9c027394607a"

[[deps.Match]]
git-tree-sha1 = "1d9bc5c1a6e7ee24effb93f175c9342f9154d97f"
uuid = "7eb4fadd-790c-5f42-8a69-bfa0b872bfbf"
version = "1.2.0"

[[deps.MathTeXEngine]]
deps = ["AbstractTrees", "Automa", "DataStructures", "FreeTypeAbstraction", "GeometryBasics", "LaTeXStrings", "REPL", "RelocatableFolders", "Test", "UnicodeFun"]
git-tree-sha1 = "8f52dbaa1351ce4cb847d95568cb29e62a307d93"
uuid = "0a4f8689-d25c-4efe-a92b-7142dfc1aa53"
version = "0.5.6"

[[deps.MbedTLS_jll]]
deps = ["Artifacts", "Libdl"]
uuid = "c8ffd9c3-330d-5841-b78e-0817d7145fa1"
version = "2.28.2+0"

[[deps.Media]]
deps = ["MacroTools", "Test"]
git-tree-sha1 = "75a54abd10709c01f1b86b84ec225d26e840ed58"
uuid = "e89f7d12-3494-54d1-8411-f7d8b9ae1f27"
version = "0.5.0"

[[deps.Missings]]
deps = ["DataAPI"]
git-tree-sha1 = "f66bdc5de519e8f8ae43bdc598782d35a25b1272"
uuid = "e1d29d7a-bbdc-5cf2-9ac0-f12de2c33e28"
version = "1.1.0"

[[deps.Mmap]]
uuid = "a63ad114-7e13-5084-954f-fe012c677804"

[[deps.Mods]]
git-tree-sha1 = "61be59e4daffff43a8cec04b5e0dc773cbb5db3a"
uuid = "7475f97c-0381-53b1-977b-4c60186c8d62"
version = "1.3.3"

[[deps.MosaicViews]]
deps = ["MappedArrays", "OffsetArrays", "PaddedViews", "StackViews"]
git-tree-sha1 = "7b86a5d4d70a9f5cdf2dacb3cbe6d251d1a61dbe"
uuid = "e94cdb99-869f-56ef-bcf0-1ae2bcbe0389"
version = "0.3.4"

[[deps.MozillaCACerts_jll]]
uuid = "14a3606d-f60d-562e-9121-12d972cd8159"
version = "2022.10.11"

[[deps.Multisets]]
git-tree-sha1 = "8d852646862c96e226367ad10c8af56099b4047e"
uuid = "3b2b4ff1-bcff-5658-a3ee-dbcf1ce5ac09"
version = "0.4.4"

[[deps.NLSolversBase]]
deps = ["DiffResults", "Distributed", "FiniteDiff", "ForwardDiff"]
git-tree-sha1 = "a0b464d183da839699f4c79e7606d9d186ec172c"
uuid = "d41bc354-129a-5804-8e4c-c37616107c6c"
version = "7.8.3"

[[deps.NaNMath]]
deps = ["OpenLibm_jll"]
git-tree-sha1 = "0877504529a3e5c3343c6f8b4c0381e57e4387e4"
uuid = "77ba4419-2d1f-58cd-9bb1-8ffee604a2e3"
version = "1.0.2"

[[deps.Netpbm]]
deps = ["FileIO", "ImageCore", "ImageMetadata"]
git-tree-sha1 = "d92b107dbb887293622df7697a2223f9f8176fcd"
uuid = "f09324ee-3d7c-5217-9330-fc30815ba969"
version = "1.1.1"

[[deps.NetworkOptions]]
uuid = "ca575930-c2e3-43a9-ace4-1e988b2c1908"
version = "1.2.0"

[[deps.Observables]]
git-tree-sha1 = "6862738f9796b3edc1c09d0890afce4eca9e7e93"
uuid = "510215fc-4207-5dde-b226-833fc4488ee2"
version = "0.5.4"

[[deps.OffsetArrays]]
deps = ["Adapt"]
git-tree-sha1 = "2ac17d29c523ce1cd38e27785a7d23024853a4bb"
uuid = "6fe1bfb0-de20-5000-8ca7-80f57d26f881"
version = "1.12.10"

[[deps.Ogg_jll]]
deps = ["Artifacts", "JLLWrappers", "Libdl", "Pkg"]
git-tree-sha1 = "887579a3eb005446d514ab7aeac5d1d027658b8f"
uuid = "e7412a2a-1a6e-54c0-be00-318e2571c051"
version = "1.3.5+1"

[[deps.OpenBLAS_jll]]
deps = ["Artifacts", "CompilerSupportLibraries_jll", "Libdl"]
uuid = "4536629a-c528-5b80-bd46-f80d51c5b363"
version = "0.3.21+4"

[[deps.OpenEXR]]
deps = ["Colors", "FileIO", "OpenEXR_jll"]
git-tree-sha1 = "327f53360fdb54df7ecd01e96ef1983536d1e633"
uuid = "52e1d378-f018-4a11-a4be-720524705ac7"
version = "0.3.2"

[[deps.OpenEXR_jll]]
deps = ["Artifacts", "Imath_jll", "JLLWrappers", "Libdl", "Zlib_jll"]
git-tree-sha1 = "a4ca623df1ae99d09bc9868b008262d0c0ac1e4f"
uuid = "18a262bb-aa17-5467-a713-aee519bc75cb"
version = "3.1.4+0"

[[deps.OpenLibm_jll]]
deps = ["Artifacts", "Libdl"]
uuid = "05823500-19ac-5b8b-9628-191a04bc5112"
version = "0.8.1+0"

[[deps.OpenSSL_jll]]
deps = ["Artifacts", "JLLWrappers", "Libdl"]
git-tree-sha1 = "cc6e1927ac521b659af340e0ca45828a3ffc748f"
uuid = "458c3c95-2e84-50aa-8efc-19380b2a3a95"
version = "3.0.12+0"

[[deps.OpenSpecFun_jll]]
deps = ["Artifacts", "CompilerSupportLibraries_jll", "JLLWrappers", "Libdl", "Pkg"]
git-tree-sha1 = "13652491f6856acfd2db29360e1bbcd4565d04f1"
uuid = "efe28fd5-8261-553b-a9e1-b2916fc3738e"
version = "0.5.5+0"

[[deps.Optim]]
deps = ["Compat", "FillArrays", "ForwardDiff", "LineSearches", "LinearAlgebra", "NLSolversBase", "NaNMath", "Parameters", "PositiveFactorizations", "Printf", "SparseArrays", "StatsBase"]
git-tree-sha1 = "01f85d9269b13fedc61e63cc72ee2213565f7a72"
uuid = "429524aa-4258-5aef-a3af-852621145aeb"
version = "1.7.8"

[[deps.Opus_jll]]
deps = ["Artifacts", "JLLWrappers", "Libdl", "Pkg"]
git-tree-sha1 = "51a08fb14ec28da2ec7a927c4337e4332c2a4720"
uuid = "91d4177d-7536-5919-b921-800302f37372"
version = "1.3.2+0"

[[deps.OrderedCollections]]
git-tree-sha1 = "2e73fe17cac3c62ad1aebe70d44c963c3cfdc3e3"
uuid = "bac558e1-5e72-5ebc-8fee-abe8a469f55d"
version = "1.6.2"

[[deps.PCRE2_jll]]
deps = ["Artifacts", "Libdl"]
uuid = "efcefdf7-47ab-520b-bdef-62a2eaa19f15"
version = "10.42.0+0"

[[deps.PDMats]]
deps = ["LinearAlgebra", "SparseArrays", "SuiteSparse"]
git-tree-sha1 = "66b2fcd977db5329aa35cac121e5b94dd6472198"
uuid = "90014a1f-27ba-587c-ab20-58faa44d9150"
version = "0.11.28"

[[deps.PNGFiles]]
deps = ["Base64", "CEnum", "ImageCore", "IndirectArrays", "OffsetArrays", "libpng_jll"]
git-tree-sha1 = "5ded86ccaf0647349231ed6c0822c10886d4a1ee"
uuid = "f57f5aa1-a3ce-4bc8-8ab9-96f992907883"
version = "0.4.1"

[[deps.Packing]]
deps = ["GeometryBasics"]
git-tree-sha1 = "ec3edfe723df33528e085e632414499f26650501"
uuid = "19eb6ba3-879d-56ad-ad62-d5c202156566"
version = "0.5.0"

[[deps.PaddedViews]]
deps = ["OffsetArrays"]
git-tree-sha1 = "0fac6313486baae819364c52b4f483450a9d793f"
uuid = "5432bcbf-9aad-5242-b902-cca2824c8663"
version = "0.5.12"

[[deps.Pango_jll]]
deps = ["Artifacts", "Cairo_jll", "Fontconfig_jll", "FreeType2_jll", "FriBidi_jll", "Glib_jll", "HarfBuzz_jll", "JLLWrappers", "Libdl"]
git-tree-sha1 = "4745216e94f71cb768d58330b059c9b76f32cb66"
uuid = "36c8627f-9965-5494-a995-c6b170f724f3"
version = "1.50.14+0"

[[deps.Parameters]]
deps = ["OrderedCollections", "UnPack"]
git-tree-sha1 = "34c0e9ad262e5f7fc75b10a9952ca7692cfc5fbe"
uuid = "d96e819e-fc66-5662-9728-84c9c7592b0a"
version = "0.12.3"

[[deps.Parsers]]
deps = ["Dates", "PrecompileTools", "UUIDs"]
git-tree-sha1 = "716e24b21538abc91f6205fd1d8363f39b442851"
uuid = "69de0a69-1ddd-5017-9359-2bf0b02dc9f0"
version = "2.7.2"

[[deps.Permutations]]
deps = ["Combinatorics", "LinearAlgebra", "Random"]
git-tree-sha1 = "25e2bb0973689836bf164ecb960762f1bb8794dd"
uuid = "2ae35dd2-176d-5d53-8349-f30d82d94d4f"
version = "0.4.17"

[[deps.Pixman_jll]]
deps = ["Artifacts", "CompilerSupportLibraries_jll", "JLLWrappers", "LLVMOpenMP_jll", "Libdl"]
git-tree-sha1 = "64779bc4c9784fee475689a1752ef4d5747c5e87"
uuid = "30392449-352a-5448-841d-b1acce4e97dc"
version = "0.42.2+0"

[[deps.Pkg]]
deps = ["Artifacts", "Dates", "Downloads", "FileWatching", "LibGit2", "Libdl", "Logging", "Markdown", "Printf", "REPL", "Random", "SHA", "Serialization", "TOML", "Tar", "UUIDs", "p7zip_jll"]
uuid = "44cfe95a-1eb2-52ea-b672-e2afdf69b78f"
version = "1.9.2"

[[deps.PkgVersion]]
deps = ["Pkg"]
git-tree-sha1 = "f9501cc0430a26bc3d156ae1b5b0c1b47af4d6da"
uuid = "eebad327-c553-4316-9ea0-9fa01ccd7688"
version = "0.3.3"

[[deps.PlotUtils]]
deps = ["ColorSchemes", "Colors", "Dates", "PrecompileTools", "Printf", "Random", "Reexport", "Statistics"]
git-tree-sha1 = "f92e1315dadf8c46561fb9396e525f7200cdc227"
uuid = "995b91a9-d308-5afd-9ec6-746e21dbc043"
version = "1.3.5"

[[deps.PolygonOps]]
git-tree-sha1 = "77b3d3605fc1cd0b42d95eba87dfcd2bf67d5ff6"
uuid = "647866c9-e3ac-4575-94e7-e3d426903924"
version = "0.1.2"

[[deps.Polynomials]]
deps = ["LinearAlgebra", "RecipesBase", "Setfield", "SparseArrays"]
git-tree-sha1 = "ea78a2764f31715093de7ab495e12c0187f231d1"
uuid = "f27b6e38-b328-58d1-80ce-0feddd5e7a45"
version = "4.0.4"

    [deps.Polynomials.extensions]
    PolynomialsChainRulesCoreExt = "ChainRulesCore"
    PolynomialsFFTWExt = "FFTW"
    PolynomialsMakieCoreExt = "MakieCore"
    PolynomialsMutableArithmeticsExt = "MutableArithmetics"

    [deps.Polynomials.weakdeps]
    ChainRulesCore = "d360d2e6-b24c-11e9-a2a3-2a2ae2dbcce4"
    FFTW = "7a1cc6ca-52ef-59f5-83cd-3a7055c09341"
    MakieCore = "20f20a25-4f0e-4fdf-b5d1-57303727442b"
    MutableArithmetics = "d8a4904e-b15c-11e9-3269-09a3773c0cb0"

[[deps.PositiveFactorizations]]
deps = ["LinearAlgebra"]
git-tree-sha1 = "17275485f373e6673f7e7f97051f703ed5b15b20"
uuid = "85a6dd25-e78a-55b7-8502-1745935b8125"
version = "0.2.4"

[[deps.PrecompileTools]]
deps = ["Preferences"]
git-tree-sha1 = "03b4c25b43cb84cee5c90aa9b5ea0a78fd848d2f"
uuid = "aea7be01-6a6a-4083-8856-8a6e6704d82a"
version = "1.2.0"

[[deps.Preferences]]
deps = ["TOML"]
git-tree-sha1 = "00805cd429dcb4870060ff49ef443486c262e38e"
uuid = "21216c6a-2e73-6563-6e65-726566657250"
version = "1.4.1"

[[deps.Primes]]
deps = ["IntegerMathUtils"]
git-tree-sha1 = "4c9f306e5d6603ae203c2000dd460d81a5251489"
uuid = "27ebfcd6-29c5-5fa9-bf4b-fb8fc14df3ae"
version = "0.5.4"

[[deps.Printf]]
deps = ["Unicode"]
uuid = "de0858da-6303-5e67-8744-51eddeeeb8d7"

[[deps.Profile]]
deps = ["Printf"]
uuid = "9abbd945-dff8-562f-b5e8-e1ebf5ef1b79"

[[deps.ProgressMeter]]
deps = ["Distributed", "Printf"]
git-tree-sha1 = "00099623ffee15972c16111bcf84c58a0051257c"
uuid = "92933f4c-e287-5a05-a399-4b506db050ca"
version = "1.9.0"

[[deps.QOI]]
deps = ["ColorTypes", "FileIO", "FixedPointNumbers"]
git-tree-sha1 = "18e8f4d1426e965c7b532ddd260599e1510d26ce"
uuid = "4b34888f-f399-49d4-9bb3-47ed5cae4e65"
version = "1.0.0"

[[deps.QuadGK]]
deps = ["DataStructures", "LinearAlgebra"]
git-tree-sha1 = "9ebcd48c498668c7fa0e97a9cae873fbee7bfee1"
uuid = "1fd47b50-473d-5c70-9696-f719f8f3bcdc"
version = "2.9.1"

[[deps.REPL]]
deps = ["InteractiveUtils", "Markdown", "Sockets", "Unicode"]
uuid = "3fa0cd96-eef1-5676-8a61-b3b8758bbffb"

[[deps.Random]]
deps = ["SHA", "Serialization"]
uuid = "9a3f8284-a2c9-5f02-9a11-845980a1fd5c"

[[deps.RangeArrays]]
git-tree-sha1 = "b9039e93773ddcfc828f12aadf7115b4b4d225f5"
uuid = "b3c3ace0-ae52-54e7-9d0b-2c1406fd6b9d"
version = "0.3.2"

[[deps.Ratios]]
deps = ["Requires"]
git-tree-sha1 = "1342a47bf3260ee108163042310d26f2be5ec90b"
uuid = "c84ed2f1-dad5-54f0-aa8e-dbefe2724439"
version = "0.4.5"
weakdeps = ["FixedPointNumbers"]

    [deps.Ratios.extensions]
    RatiosFixedPointNumbersExt = "FixedPointNumbers"

[[deps.RecipesBase]]
deps = ["PrecompileTools"]
git-tree-sha1 = "5c3d09cc4f31f5fc6af001c250bf1278733100ff"
uuid = "3cdcf5f2-1ef4-517c-9805-6587b60abb01"
version = "1.3.4"

[[deps.Reexport]]
git-tree-sha1 = "45e428421666073eab6f2da5c9d310d99bb12f9b"
uuid = "189a3867-3050-52da-a836-e630ba90ab69"
version = "1.2.2"

[[deps.RelocatableFolders]]
deps = ["SHA", "Scratch"]
git-tree-sha1 = "ffdaf70d81cf6ff22c2b6e733c900c3321cab864"
uuid = "05181044-ff0b-4ac5-8273-598c1e38db00"
version = "1.0.1"

[[deps.Requires]]
deps = ["UUIDs"]
git-tree-sha1 = "838a3a4188e2ded87a4f9f184b4b0d78a1e91cb7"
uuid = "ae029012-a4dd-5104-9daa-d747884805df"
version = "1.3.0"

[[deps.RingLists]]
deps = ["Random"]
git-tree-sha1 = "f39da63aa6d2d88e0c1bd20ed6a3ff9ea7171ada"
uuid = "286e9d63-9694-5540-9e3c-4e6708fa07b2"
version = "0.2.8"

[[deps.Rmath]]
deps = ["Random", "Rmath_jll"]
git-tree-sha1 = "f65dcb5fa46aee0cf9ed6274ccbd597adc49aa7b"
uuid = "79098fc4-a85e-5d69-aa6a-4863f24498fa"
version = "0.7.1"

[[deps.Rmath_jll]]
deps = ["Artifacts", "JLLWrappers", "Libdl", "Pkg"]
git-tree-sha1 = "6ed52fdd3382cf21947b15e8870ac0ddbff736da"
uuid = "f50d1b31-88e8-58de-be2c-1cc44531875f"
version = "0.4.0+0"

[[deps.RoundingEmulator]]
git-tree-sha1 = "40b9edad2e5287e05bd413a38f61a8ff55b9557b"
uuid = "5eaf0fd0-dfba-4ccb-bf02-d820a40db705"
version = "0.2.1"

[[deps.Rsvg]]
deps = ["Cairo", "Glib_jll", "Librsvg_jll"]
git-tree-sha1 = "3d3dc66eb46568fb3a5259034bfc752a0eb0c686"
uuid = "c4c386cf-5103-5370-be45-f3a111cca3b8"
version = "1.0.0"

[[deps.SHA]]
uuid = "ea8e919c-243c-51af-8825-aaa63cd721ce"
version = "0.7.0"

[[deps.Scratch]]
deps = ["Dates"]
git-tree-sha1 = "30449ee12237627992a99d5e30ae63e4d78cd24a"
uuid = "6c6a2e73-6563-6170-7368-637461726353"
version = "1.2.0"

[[deps.Serialization]]
uuid = "9e88b42a-f829-5b0c-bbe9-9e923198166b"

[[deps.SetRounding]]
git-tree-sha1 = "d7a25e439d07a17b7cdf97eecee504c50fedf5f6"
uuid = "3cc68bcd-71a2-5612-b932-767ffbe40ab0"
version = "0.2.1"

[[deps.Setfield]]
deps = ["ConstructionBase", "Future", "MacroTools", "StaticArraysCore"]
git-tree-sha1 = "e2cc6d8c88613c05e1defb55170bf5ff211fbeac"
uuid = "efcf1570-3423-57d1-acb7-fd33fddbac46"
version = "1.1.1"

[[deps.ShaderAbstractions]]
deps = ["ColorTypes", "FixedPointNumbers", "GeometryBasics", "LinearAlgebra", "Observables", "StaticArrays", "StructArrays", "Tables"]
git-tree-sha1 = "db0219befe4507878b1a90e07820fed3e62c289d"
uuid = "65257c39-d410-5151-9873-9b3e5be5013e"
version = "0.4.0"

[[deps.SharedArrays]]
deps = ["Distributed", "Mmap", "Random", "Serialization"]
uuid = "1a1011a3-84de-559e-8e89-a11a2f7dc383"

[[deps.Showoff]]
deps = ["Dates", "Grisu"]
git-tree-sha1 = "91eddf657aca81df9ae6ceb20b959ae5653ad1de"
uuid = "992d4aef-0814-514b-bc4d-f2e9a6c4116f"
version = "1.0.3"

[[deps.SignedDistanceFields]]
deps = ["Random", "Statistics", "Test"]
git-tree-sha1 = "d263a08ec505853a5ff1c1ebde2070419e3f28e9"
uuid = "73760f76-fbc4-59ce-8f25-708e95d2df96"
version = "0.4.0"

[[deps.SimpleGraphs]]
deps = ["AbstractLattices", "Combinatorics", "DataStructures", "IterTools", "LightXML", "LinearAlgebra", "LinearAlgebraX", "Optim", "Primes", "Random", "RingLists", "SimplePartitions", "SimplePolynomials", "SimpleRandom", "SparseArrays", "Statistics"]
git-tree-sha1 = "b608903049d11cc557c45e03b3a53e9260579c19"
uuid = "55797a34-41de-5266-9ec1-32ac4eb504d3"
version = "0.8.4"

[[deps.SimplePartitions]]
deps = ["AbstractLattices", "DataStructures", "Permutations"]
git-tree-sha1 = "dcc02923a53f316ab97da8ef3136e80b4543dbf1"
uuid = "ec83eff0-a5b5-5643-ae32-5cbf6eedec9d"
version = "0.3.0"

[[deps.SimplePolynomials]]
deps = ["Mods", "Multisets", "Polynomials", "Primes"]
git-tree-sha1 = "d537c31cf9995236166e3e9afc424a5a1c59ff9d"
uuid = "cc47b68c-3164-5771-a705-2bc0097375a0"
version = "0.2.14"

[[deps.SimpleRandom]]
deps = ["Distributions", "LinearAlgebra", "Random"]
git-tree-sha1 = "3a6fb395e37afab81aeea85bae48a4db5cd7244a"
uuid = "a6525b86-64cd-54fa-8f65-62fc48bdc0e8"
version = "0.3.1"

[[deps.SimpleTraits]]
deps = ["InteractiveUtils", "MacroTools"]
git-tree-sha1 = "5d7e3f4e11935503d3ecaf7186eac40602e7d231"
uuid = "699a6c99-e7fa-54fc-8d76-47d257e15c1d"
version = "0.9.4"

[[deps.Sixel]]
deps = ["Dates", "FileIO", "ImageCore", "IndirectArrays", "OffsetArrays", "REPL", "libsixel_jll"]
git-tree-sha1 = "2da10356e31327c7096832eb9cd86307a50b1eb6"
uuid = "45858cf5-a6b0-47a3-bbea-62219f50df47"
version = "0.1.3"

[[deps.Sockets]]
uuid = "6462fe0b-24de-5631-8697-dd941f90decc"

[[deps.SortingAlgorithms]]
deps = ["DataStructures"]
git-tree-sha1 = "5165dfb9fd131cf0c6957a3a7605dede376e7b63"
uuid = "a2af1166-a08f-5f64-846c-94a0d3cef48c"
version = "1.2.0"

[[deps.SparseArrays]]
deps = ["Libdl", "LinearAlgebra", "Random", "Serialization", "SuiteSparse_jll"]
uuid = "2f01184e-e22b-5df5-ae63-d93ebab69eaf"

[[deps.SpecialFunctions]]
deps = ["IrrationalConstants", "LogExpFunctions", "OpenLibm_jll", "OpenSpecFun_jll"]
git-tree-sha1 = "e2cfc4012a19088254b3950b85c3c1d8882d864d"
uuid = "276daf66-3868-5448-9aa4-cd146d93841b"
version = "2.3.1"
weakdeps = ["ChainRulesCore"]

    [deps.SpecialFunctions.extensions]
    SpecialFunctionsChainRulesCoreExt = "ChainRulesCore"

[[deps.StableHashTraits]]
deps = ["Compat", "SHA", "Tables", "TupleTools"]
git-tree-sha1 = "30edbce1c797dc7d4c74bc07b2b6a57b891bead3"
uuid = "c5dd0088-6c3f-4803-b00e-f31a60c170fa"
version = "1.1.0"

[[deps.StackViews]]
deps = ["OffsetArrays"]
git-tree-sha1 = "46e589465204cd0c08b4bd97385e4fa79a0c770c"
uuid = "cae243ae-269e-4f55-b966-ac2d0dc13c15"
version = "0.1.1"

[[deps.StaticArrays]]
deps = ["LinearAlgebra", "Random", "StaticArraysCore"]
git-tree-sha1 = "0adf069a2a490c47273727e029371b31d44b72b2"
uuid = "90137ffa-7385-5640-81b9-e52037218182"
version = "1.6.5"
weakdeps = ["Statistics"]

    [deps.StaticArrays.extensions]
    StaticArraysStatisticsExt = "Statistics"

[[deps.StaticArraysCore]]
git-tree-sha1 = "36b3d696ce6366023a0ea192b4cd442268995a0d"
uuid = "1e83bf80-4336-4d27-bf5d-d5a4f845583c"
version = "1.4.2"

[[deps.Statistics]]
deps = ["LinearAlgebra", "SparseArrays"]
uuid = "10745b16-79ce-11e8-11f9-7d13ad32a3b2"
version = "1.9.0"

[[deps.StatsAPI]]
deps = ["LinearAlgebra"]
git-tree-sha1 = "1ff449ad350c9c4cbc756624d6f8a8c3ef56d3ed"
uuid = "82ae8749-77ed-4fe6-ae5f-f523153014b0"
version = "1.7.0"

[[deps.StatsBase]]
deps = ["DataAPI", "DataStructures", "LinearAlgebra", "LogExpFunctions", "Missings", "Printf", "Random", "SortingAlgorithms", "SparseArrays", "Statistics", "StatsAPI"]
git-tree-sha1 = "1d77abd07f617c4868c33d4f5b9e1dbb2643c9cf"
uuid = "2913bbd2-ae8a-5f71-8c99-4fb6c76f3a91"
version = "0.34.2"

[[deps.StatsFuns]]
deps = ["HypergeometricFunctions", "IrrationalConstants", "LogExpFunctions", "Reexport", "Rmath", "SpecialFunctions"]
git-tree-sha1 = "f625d686d5a88bcd2b15cd81f18f98186fdc0c9a"
uuid = "4c63d2b9-4356-54db-8cca-17b64c39e42c"
version = "1.3.0"

    [deps.StatsFuns.extensions]
    StatsFunsChainRulesCoreExt = "ChainRulesCore"
    StatsFunsInverseFunctionsExt = "InverseFunctions"

    [deps.StatsFuns.weakdeps]
    ChainRulesCore = "d360d2e6-b24c-11e9-a2a3-2a2ae2dbcce4"
    InverseFunctions = "3587e190-3f89-42d0-90ee-14403ec27112"

[[deps.StructArrays]]
deps = ["Adapt", "ConstructionBase", "DataAPI", "GPUArraysCore", "StaticArraysCore", "Tables"]
git-tree-sha1 = "0a3db38e4cce3c54fe7a71f831cd7b6194a54213"
uuid = "09ab397b-f2b6-538f-b94a-2f83cf4a842a"
version = "0.6.16"

[[deps.SuiteSparse]]
deps = ["Libdl", "LinearAlgebra", "Serialization", "SparseArrays"]
uuid = "4607b0f0-06f3-5cda-b6b1-a6196a1729e9"

[[deps.SuiteSparse_jll]]
deps = ["Artifacts", "Libdl", "Pkg", "libblastrampoline_jll"]
uuid = "bea87d4a-7f5b-5778-9afe-8cc45184846c"
version = "5.10.1+6"

[[deps.TOML]]
deps = ["Dates"]
uuid = "fa267f1f-6049-4f14-aa54-33bafae1ed76"
version = "1.0.3"

[[deps.TableTraits]]
deps = ["IteratorInterfaceExtensions"]
git-tree-sha1 = "c06b2f539df1c6efa794486abfb6ed2022561a39"
uuid = "3783bdb8-4a98-5b6b-af9a-565f29a5fe9c"
version = "1.0.1"

[[deps.Tables]]
deps = ["DataAPI", "DataValueInterfaces", "IteratorInterfaceExtensions", "LinearAlgebra", "OrderedCollections", "TableTraits"]
git-tree-sha1 = "cb76cf677714c095e535e3501ac7954732aeea2d"
uuid = "bd369af6-aec1-5ad0-b16a-f7cc5008161c"
version = "1.11.1"

[[deps.Tar]]
deps = ["ArgTools", "SHA"]
uuid = "a4e569a6-e804-4fa4-b0f3-eef7a1d5b13e"
version = "1.10.0"

[[deps.TensorCore]]
deps = ["LinearAlgebra"]
git-tree-sha1 = "1feb45f88d133a655e001435632f019a9a1bcdb6"
uuid = "62fd8b95-f654-4bbd-a8a5-9c27f68ccd50"
version = "0.1.1"

[[deps.Test]]
deps = ["InteractiveUtils", "Logging", "Random", "Serialization"]
uuid = "8dfed614-e22c-5e08-85e1-65c5234f0b40"

[[deps.TiffImages]]
deps = ["ColorTypes", "DataStructures", "DocStringExtensions", "FileIO", "FixedPointNumbers", "IndirectArrays", "Inflate", "Mmap", "OffsetArrays", "PkgVersion", "ProgressMeter", "UUIDs"]
git-tree-sha1 = "34cc045dd0aaa59b8bbe86c644679bc57f1d5bd0"
uuid = "731e570b-9d59-4bfa-96dc-6df516fadf69"
version = "0.6.8"

[[deps.TranscodingStreams]]
deps = ["Random", "Test"]
git-tree-sha1 = "9a6ae7ed916312b41236fcef7e0af564ef934769"
uuid = "3bb67fe8-82b1-5028-8e26-92a6c54297fa"
version = "0.9.13"

[[deps.TriplotBase]]
git-tree-sha1 = "4d4ed7f294cda19382ff7de4c137d24d16adc89b"
uuid = "981d1d27-644d-49a2-9326-4793e63143c3"
version = "0.1.0"

[[deps.TupleTools]]
git-tree-sha1 = "155515ed4c4236db30049ac1495e2969cc06be9d"
uuid = "9d95972d-f1c8-5527-a6e0-b4b365fa01f6"
version = "1.4.3"

[[deps.UUIDs]]
deps = ["Random", "SHA"]
uuid = "cf7118a7-6976-5b1a-9a39-7adc72f591a4"

[[deps.UnPack]]
git-tree-sha1 = "387c1f73762231e86e0c9c5443ce3b4a0a9a0c2b"
uuid = "3a884ed6-31ef-47d7-9d2a-63182c4928ed"
version = "1.0.2"

[[deps.Unicode]]
uuid = "4ec0a83e-493e-50e2-b9ac-8f72acf5a8f5"

[[deps.UnicodeFun]]
deps = ["REPL"]
git-tree-sha1 = "53915e50200959667e78a92a418594b428dffddf"
uuid = "1cfade01-22cf-5700-b092-accc4b62d6e1"
version = "0.4.1"

[[deps.WoodburyMatrices]]
deps = ["LinearAlgebra", "SparseArrays"]
git-tree-sha1 = "de67fa59e33ad156a590055375a30b23c40299d3"
uuid = "efce3f68-66dc-5838-9240-27a6d6f5f9b6"
version = "0.5.5"

[[deps.XML2_jll]]
deps = ["Artifacts", "JLLWrappers", "Libdl", "Libiconv_jll", "Zlib_jll"]
git-tree-sha1 = "24b81b59bd35b3c42ab84fa589086e19be919916"
uuid = "02c8fc9c-b97f-50b9-bbe4-9be30ff0a78a"
version = "2.11.5+0"

[[deps.XSLT_jll]]
deps = ["Artifacts", "JLLWrappers", "Libdl", "Libgcrypt_jll", "Libgpg_error_jll", "Libiconv_jll", "Pkg", "XML2_jll", "Zlib_jll"]
git-tree-sha1 = "91844873c4085240b95e795f692c4cec4d805f8a"
uuid = "aed1982a-8fda-507f-9586-7b0439959a61"
version = "1.1.34+0"

[[deps.Xorg_libX11_jll]]
deps = ["Artifacts", "JLLWrappers", "Libdl", "Xorg_libxcb_jll", "Xorg_xtrans_jll"]
git-tree-sha1 = "afead5aba5aa507ad5a3bf01f58f82c8d1403495"
uuid = "4f6342f7-b3d2-589e-9d20-edeb45f2b2bc"
version = "1.8.6+0"

[[deps.Xorg_libXau_jll]]
deps = ["Artifacts", "JLLWrappers", "Libdl"]
git-tree-sha1 = "6035850dcc70518ca32f012e46015b9beeda49d8"
uuid = "0c0b7dd1-d40b-584c-a123-a41640f87eec"
version = "1.0.11+0"

[[deps.Xorg_libXdmcp_jll]]
deps = ["Artifacts", "JLLWrappers", "Libdl"]
git-tree-sha1 = "34d526d318358a859d7de23da945578e8e8727b7"
uuid = "a3789734-cfe1-5b06-b2d0-1dd0d9d62d05"
version = "1.1.4+0"

[[deps.Xorg_libXext_jll]]
deps = ["Artifacts", "JLLWrappers", "Libdl", "Pkg", "Xorg_libX11_jll"]
git-tree-sha1 = "b7c0aa8c376b31e4852b360222848637f481f8c3"
uuid = "1082639a-0dae-5f34-9b06-72781eeb8cb3"
version = "1.3.4+4"

[[deps.Xorg_libXrender_jll]]
deps = ["Artifacts", "JLLWrappers", "Libdl", "Pkg", "Xorg_libX11_jll"]
git-tree-sha1 = "19560f30fd49f4d4efbe7002a1037f8c43d43b96"
uuid = "ea2f1a96-1ddc-540d-b46f-429655e07cfa"
version = "0.9.10+4"

[[deps.Xorg_libpthread_stubs_jll]]
deps = ["Artifacts", "JLLWrappers", "Libdl"]
git-tree-sha1 = "8fdda4c692503d44d04a0603d9ac0982054635f9"
uuid = "14d82f49-176c-5ed1-bb49-ad3f5cbd8c74"
version = "0.1.1+0"

[[deps.Xorg_libxcb_jll]]
deps = ["Artifacts", "JLLWrappers", "Libdl", "XSLT_jll", "Xorg_libXau_jll", "Xorg_libXdmcp_jll", "Xorg_libpthread_stubs_jll"]
git-tree-sha1 = "b4bfde5d5b652e22b9c790ad00af08b6d042b97d"
uuid = "c7cfdc94-dc32-55de-ac96-5a1b8d977c5b"
version = "1.15.0+0"

[[deps.Xorg_xtrans_jll]]
deps = ["Artifacts", "JLLWrappers", "Libdl"]
git-tree-sha1 = "e92a1a012a10506618f10b7047e478403a046c77"
uuid = "c5fb5394-a638-5e4d-96e5-b29de1b5cf10"
version = "1.5.0+0"

[[deps.Zlib_jll]]
deps = ["Libdl"]
uuid = "83775a58-1f1d-513f-b197-d71354ab007a"
version = "1.2.13+0"

[[deps.Zstd_jll]]
deps = ["Artifacts", "JLLWrappers", "Libdl"]
git-tree-sha1 = "49ce682769cd5de6c72dcf1b94ed7790cd08974c"
uuid = "3161d3a3-bdf6-5164-811a-617609db77b4"
version = "1.5.5+0"

[[deps.gdk_pixbuf_jll]]
deps = ["Artifacts", "Glib_jll", "JLLWrappers", "JpegTurbo_jll", "Libdl", "Libtiff_jll", "Pkg", "Xorg_libX11_jll", "libpng_jll"]
git-tree-sha1 = "e9190f9fb03f9c3b15b9fb0c380b0d57a3c8ea39"
uuid = "da03df04-f53b-5353-a52f-6a8b0620ced0"
version = "2.42.8+0"

[[deps.isoband_jll]]
deps = ["Artifacts", "JLLWrappers", "Libdl", "Pkg"]
git-tree-sha1 = "51b5eeb3f98367157a7a12a1fb0aa5328946c03c"
uuid = "9a68df92-36a6-505f-a73e-abb412b6bfb4"
version = "0.2.3+0"

[[deps.libaom_jll]]
deps = ["Artifacts", "JLLWrappers", "Libdl", "Pkg"]
git-tree-sha1 = "3a2ea60308f0996d26f1e5354e10c24e9ef905d4"
uuid = "a4ae2306-e953-59d6-aa16-d00cac43593b"
version = "3.4.0+0"

[[deps.libass_jll]]
deps = ["Artifacts", "Bzip2_jll", "FreeType2_jll", "FriBidi_jll", "HarfBuzz_jll", "JLLWrappers", "Libdl", "Pkg", "Zlib_jll"]
git-tree-sha1 = "5982a94fcba20f02f42ace44b9894ee2b140fe47"
uuid = "0ac62f75-1d6f-5e53-bd7c-93b484bb37c0"
version = "0.15.1+0"

[[deps.libblastrampoline_jll]]
deps = ["Artifacts", "Libdl"]
uuid = "8e850b90-86db-534c-a0d3-1478176c7d93"
version = "5.8.0+0"

[[deps.libfdk_aac_jll]]
deps = ["Artifacts", "JLLWrappers", "Libdl", "Pkg"]
git-tree-sha1 = "daacc84a041563f965be61859a36e17c4e4fcd55"
uuid = "f638f0a6-7fb0-5443-88ba-1cc74229b280"
version = "2.0.2+0"

[[deps.libpng_jll]]
deps = ["Artifacts", "JLLWrappers", "Libdl", "Pkg", "Zlib_jll"]
git-tree-sha1 = "94d180a6d2b5e55e447e2d27a29ed04fe79eb30c"
uuid = "b53b4c65-9356-5827-b1ea-8c7a1a84506f"
version = "1.6.38+0"

[[deps.libsixel_jll]]
deps = ["Artifacts", "JLLWrappers", "JpegTurbo_jll", "Libdl", "Pkg", "libpng_jll"]
git-tree-sha1 = "d4f63314c8aa1e48cd22aa0c17ed76cd1ae48c3c"
uuid = "075b6546-f08a-558a-be8f-8157d0f608a5"
version = "1.10.3+0"

[[deps.libvorbis_jll]]
deps = ["Artifacts", "JLLWrappers", "Libdl", "Ogg_jll", "Pkg"]
git-tree-sha1 = "b910cb81ef3fe6e78bf6acee440bda86fd6ae00c"
uuid = "f27f6e37-5d2b-51aa-960f-b287f2bc3b7a"
version = "1.3.7+1"

[[deps.nghttp2_jll]]
deps = ["Artifacts", "Libdl"]
uuid = "8e850ede-7688-5339-a07c-302acd2aaf8d"
version = "1.48.0+0"

[[deps.p7zip_jll]]
deps = ["Artifacts", "Libdl"]
uuid = "3f19e933-33d8-53b3-aaab-bd5110c3b7a0"
version = "17.4.0+0"

[[deps.x264_jll]]
deps = ["Artifacts", "JLLWrappers", "Libdl", "Pkg"]
git-tree-sha1 = "4fea590b89e6ec504593146bf8b988b2c00922b2"
uuid = "1270edf5-f2f9-52d2-97e9-ab00b5d0237a"
version = "2021.5.5+0"

[[deps.x265_jll]]
deps = ["Artifacts", "JLLWrappers", "Libdl", "Pkg"]
git-tree-sha1 = "ee567a171cce03570d77ad3a43e90218e38937a9"
uuid = "dfaa095f-4041-5dcd-9319-2fabd8486b76"
version = "3.5.0+0"
"""

# ╔═╡ Cell order:
# ╠═a5e7266a-4a1f-11ed-1005-2b4e4e0838b1
# ╠═be16be98-fe88-4d94-8cc8-4ef0e11a5dd9
# ╠═674bc9ac-bc97-4101-a4e0-dab397a92cc9
# ╠═dbb3b946-0181-409f-81f0-6a4d623c1e21
# ╠═12a0902c-4a6e-4b7b-a77b-e1bb9144e809
# ╠═2003bb87-023a-45a9-b5df-74c3418d7633
# ╠═b1e04f97-627e-4802-bd80-557aa6b7c281
# ╠═962e67bd-a050-4281-88ce-a837029d18a8
# ╠═21edfa89-8182-417f-b4bd-3bc4500b9a07
# ╟─00000000-0000-0000-0000-000000000001
# ╟─00000000-0000-0000-0000-000000000002
